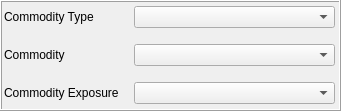
       <widget class="QFrame" name="etfMetaCommFrame">
        <property name="geometry">
         <rect>
          <x>330</x>
          <y>310</y>
          <width>341</width>
          <height>111</height>
         </rect>
        </property>
        <property name="styleSheet">
         <string notr="true">border-color: rgb(0, 0, 0);</string>
        </property>
        <property name="frameShape">
         <enum>QFrame::Box</enum>
        </property>
        <property name="frameShadow">
         <enum>QFrame::Raised</enum>
        </property>
        <widget class="QWidget" name="gridLayoutWidget_13">
         <property name="geometry">
          <rect>
           <x>-1</x>
           <y>0</y>
           <width>341</width>
           <height>111</height>
          </rect>
         </property>
         <layout class="QGridLayout" name="etfMetaCommGrid" columnstretch="1,5">
          <property name="leftMargin">
           <number>5</number>
          </property>
          <property name="topMargin">
           <number>5</number>
          </property>
          <property name="rightMargin">
           <number>5</number>
          </property>
          <property name="bottomMargin">
           <number>5</number>
          </property>
          <property name="spacing">
           <number>15</number>
          </property>
          <item row="2" column="0">
           <widget class="QLabel" name="label_45">
            <property name="text">
             <string>Commodity Exposure</string>
            </property>
           </widget>
          </item>
          <item row="0" column="0">
           <widget class="QLabel" name="label_56">
            <property name="text">
             <string>Commodity Type</string>
            </property>
           </widget>
          </item>
          <item row="2" column="1">
           <widget class="QComboBox" name="etfMetaCommExpoCombo"/>
          </item>
          <item row="1" column="1">
           <widget class="QComboBox" name="etfMetaCommCombo"/>
          </item>
          <item row="0" column="1">
           <widget class="QComboBox" name="etfMetaCommTypeCombo"/>
          </item>
          <item row="1" column="0">
           <widget class="QLabel" name="label_46">
            <property name="text">
             <string>Commodity</string>
            </property>
           </widget>
          </item>
         </layout>
        </widget>
       </widget>
